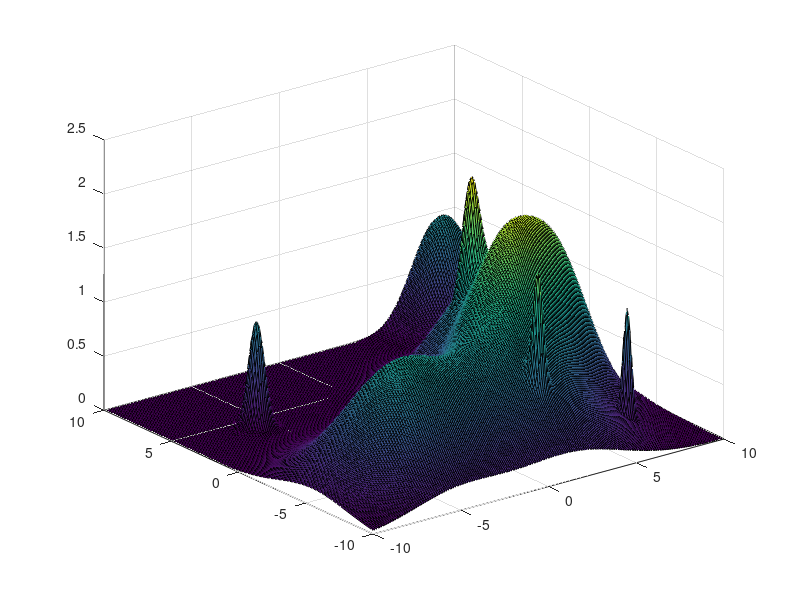
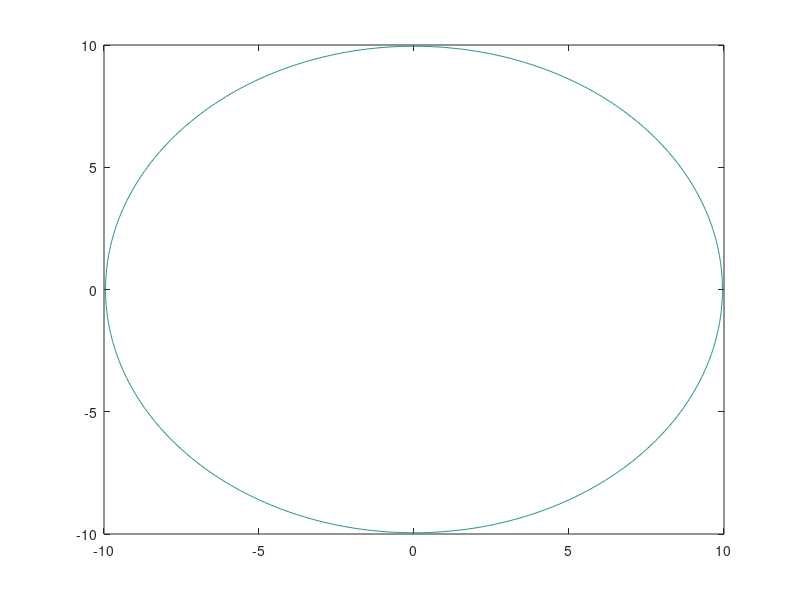

The MATLAB source for these figures, in order: (Note: this script raises an error after producing the figures.)
XMin = -10;
XMax = 10;
YMin = -10;
YMax = 10;

%% Radial basis function
disp('2D case:');
t=-0:0.1:10;
% variance
sigma=0.8; 
esp=1/(2*(sigma)^2);
center=3;
F=exp(-(t-center).^2*esp.^2);
plot(t,F);
pause();
%% 3D function RBF
disp('3D case:');
[X,Y] = meshgrid(0:.1:10);
center
Xc1=center*ones(101,202);
Yc1=center*ones(101,202);
Z = exp(-((X-Xc1(:,1:101)).^2+(Y-Yc1(:,102:202)).^2)*esp.^2);

% sigma1=.8; 
% esp1=1/(2*(sigma1)^2);
% center1=8;
% Xc2=center1*ones(101,202);
% Yc2=center*ones(101,202);
% Z = Z + exp(-((X-Xc2(:,1:101)).^2+(Y-Yc2(:,102:202)).^2)*esp1.^2);
surf(X,Y,Z)
pause();
%% Random Radial Basis functions in space 
disp('3D case with Random path - 3 functions:');
N = 8 % number of random functions
stepMesh = 0.1;
Z = zeros((XMax-XMin)/stepMesh+1,(XMax-XMin)/stepMesh+1);
[X,Y] = meshgrid(XMin:stepMesh:XMax);
% random variance in [a;b] = [0.3;1.5]
variances = 0.3 + (1.5-0.3).*rand(N,1);
% random amplitude [0.1;1]
amplitudes = 0.1 + (1-0.1).*rand(N,1);
% Random Xcenters in [-XMin;xMax]
Xcenters = XMin+ (XMax-XMin).*rand(N,1);
Ycenters = YMin+ (YMax-YMin).*rand(N,1);

esp=zeros(N,1);
esp=1./(2*(variances).^2);
for i=1:1:N
    disp('step:')
    disp(i)
    Xci=Xcenters(i,1)*ones((XMax-XMin)/stepMesh+1,((XMax-XMin)/stepMesh+1)*2);
    Yci=Ycenters(i,1)*ones((YMax-YMin)/stepMesh+1,((YMax-YMin)/stepMesh+1)*2);
    disp('Radial Basis Function: [amplitude,variance,center]');
    disp(amplitudes(i,1))
    disp(variances(i,1))
    disp(Xcenters(i,1))
    disp(Ycenters(i,1))
    Z = Z + 1*exp(-((X-Xci(:,1:((XMax-XMin)/stepMesh+1))).^2+(Y-Yci(:,((XMax-XMin)/stepMesh+2):((YMax-YMin)/stepMesh+1)*2)).^2)*esp(i,1).^2);
end
surf(X,Y,Z)

%pause();
%% Random Radial Basis functions in space 
disp('3D case with random path - 10 rbf:');
N = 10 % number of random functions
stepMesh = 0.1;
Z = zeros((XMax-XMin)/stepMesh+1,(XMax-XMin)/stepMesh+1);
[X,Y] = meshgrid(XMin:stepMesh:XMax);
% random variance in [a;b] = [0.3;1.5]
variances = 0.3 + (1.5-0.3).*rand(N,1);
% random amplitude [0.1;1]
amplitudes = 0.1 + (1-0.1).*rand(N,1);
% Random Xcenters in [-XMin;xMax]
Xcenters = XMin+ (XMax-XMin).*rand(N,1);
Ycenters = YMin+ (YMax-YMin).*rand(N,1);

esp=zeros(N,1);
esp=1./(2*(variances).^2);
for i=1:1:N
    disp('step:')
    disp(i)
    Xci=Xcenters(i,1)*ones((XMax-XMin)/stepMesh+1,((XMax-XMin)/stepMesh+1)*2);
    Yci=Ycenters(i,1)*ones((YMax-YMin)/stepMesh+1,((YMax-YMin)/stepMesh+1)*2);
    disp('Radial Basis Function: [amplitude,variance,center]');
    disp(amplitudes(i,1))
    disp(variances(i,1))
    disp(Xcenters(i,1))
    disp(Ycenters(i,1))
    Z = Z + 1*exp(-((X-Xci(:,1:((XMax-XMin)/stepMesh+1))).^2+(Y-Yci(:,((XMax-XMin)/stepMesh+2):((YMax-YMin)/stepMesh+1)*2)).^2)*esp(i,1).^2);
end
surf(X,Y,Z)

pause();
%% Post elaboration

figure;
grid on
axis equal
axis tight
contour(X,Y,Z)
h=[1,1]
contour(X,Y,Z,h)

v = -2:0.2:2;
[x,y] = meshgrid(v);
z = x .* exp(-x.^2 - y.^2);
[px,py] = gradient(z,.2,.2);
contour(v,v,z)
hold on
quiver(v,v,px,py)
hold off

%% 3D function
disp('3D case:');
[X,Y] = meshgrid(-10:.1:10);
Z = -X.^2+-(Y).^2+100;
surf(X,Y,Z)
h=[1,1]
contour(X,Y,Z,h)

% Level Curve
syms x y;
soly = solve(10==-x.^2-y^2+100, y)
 x=-10:0.1:10;
 t=soly(1)
 figure;
 plot(x,(90 - x.^2).^(1/2));
 hold on
 plot(x,-(90-x.^2).^(1/2));
% y=-20:0.1:20;
% plot((-x.^2 - 1).^(1/2),(- y.^2 - 1).^(1/2))
%Level curve of a sphere z=f(x,y)
x0=3;
y0=5;
r=1;
r1=r/2;
ang=0:0.01:2*pi; 
xp=r*cos(ang);
yp=r*sin(ang);
plot(x0+xp,y0+yp);
hold on
xp1=r1*cos(ang);
yp1=r1*sin(ang);
plot(x0+xp1,y0+yp1);


sola = solve(a*x^2 + b*x + c == 0, a)

syms y x;
soly = solve(6==x.^2+y^2, y)
solx = solve(6==x.^2+y^2, x)
x=0:0.1:10;
y=0;0.1:10;
yp=soly(1)
yp=0:0.1:10;
plot(xp,yp)


figure;
contour3(X,Y,Z);
grid on
box on
view([130,30])
xlabel('x-axis')
ylabel('y-axis')
zlabel('z-axis')
title('Contours at height for random gaussians.')


xdata = [2 2 0 2 5;
         2 8 2 4 5;
         8 8 2 4 8];
ydata = [4 4 4 2 0;
         8 4 6 2 2;
         4 0 4 0 0];
zdata = ones(3,5);

%% Random Radial Basis functions in space
disp('3D case with random path - 500 RBF:');
N = 500 % number of random functions
stepMesh = 0.1;
Z = zeros((XMax-XMin)/stepMesh+1,(XMax-XMin)/stepMesh+1);
[X,Y] = meshgrid(XMin:stepMesh:XMax);
% random variance in [a;b] = [0.3;1.5]
variances = 0.3 + (1.5-0.3).*rand(N,1);
% random amplitude [0.1;1]
amplitudes = 0.1 + (1-0.1).*rand(N,1);
% Random Xcenters in [-XMin;xMax]
Xcenters = XMin+ (XMax-XMin).*rand(N,1);
Ycenters = YMin+ (YMax-YMin).*rand(N,1);

esp=zeros(N,1);
esp=1./(2*(variances).^2);
for i=1:1:N
    disp('step:')
    disp(i)
    Xci=Xcenters(i,1)*ones((XMax-XMin)/stepMesh+1,((XMax-XMin)/stepMesh+1)*2);
    Yci=Ycenters(i,1)*ones((YMax-YMin)/stepMesh+1,((YMax-YMin)/stepMesh+1)*2);
    disp('Radial Basis Function: [amplitude,variance,center]');
    disp(amplitudes(i,1))
    disp(variances(i,1))
    disp(Xcenters(i,1))
    disp(Ycenters(i,1))
    Z = Z + 1*exp(-((X-Xci(:,1:((XMax-XMin)/stepMesh+1))).^2+(Y-Yci(:,((XMax-XMin)/stepMesh+2):((YMax-YMin)/stepMesh+1)*2)).^2)*esp(i,1).^2);
end
surf(X,Y,Z)
pause();

%% Plane in 3D space
[X,Y] = meshgrid(95:0.1:105);
a=0.1;
b=0.2;
c=1;
d=0;
Z=(-a * X - b * Y)/c;
surf(X,Y,Z)
shading flat
xlabel('x')
ylabel('y')
zlabel('z')
pause();

%% TEst
figure;
x = linspace(-2*pi,2*pi);
y = linspace(0,4*pi);
[X,Y] = meshgrid(x,y);
Z = sin(X)+cos(Y);
surf(X,Y,Z);

figure;
[X,Y,Z] = peaks;
surf(X,Y,Z);
contour(X,Y,Z,20);

fig = figure;
[X,Y] = mehgrid(-8:.5:8);
R = sqrt(X.^2 + Y.^2) + eps;
Z = sin(R)./R;
surf(Z)
%p = fig2plotly(fig);
disp('End');
